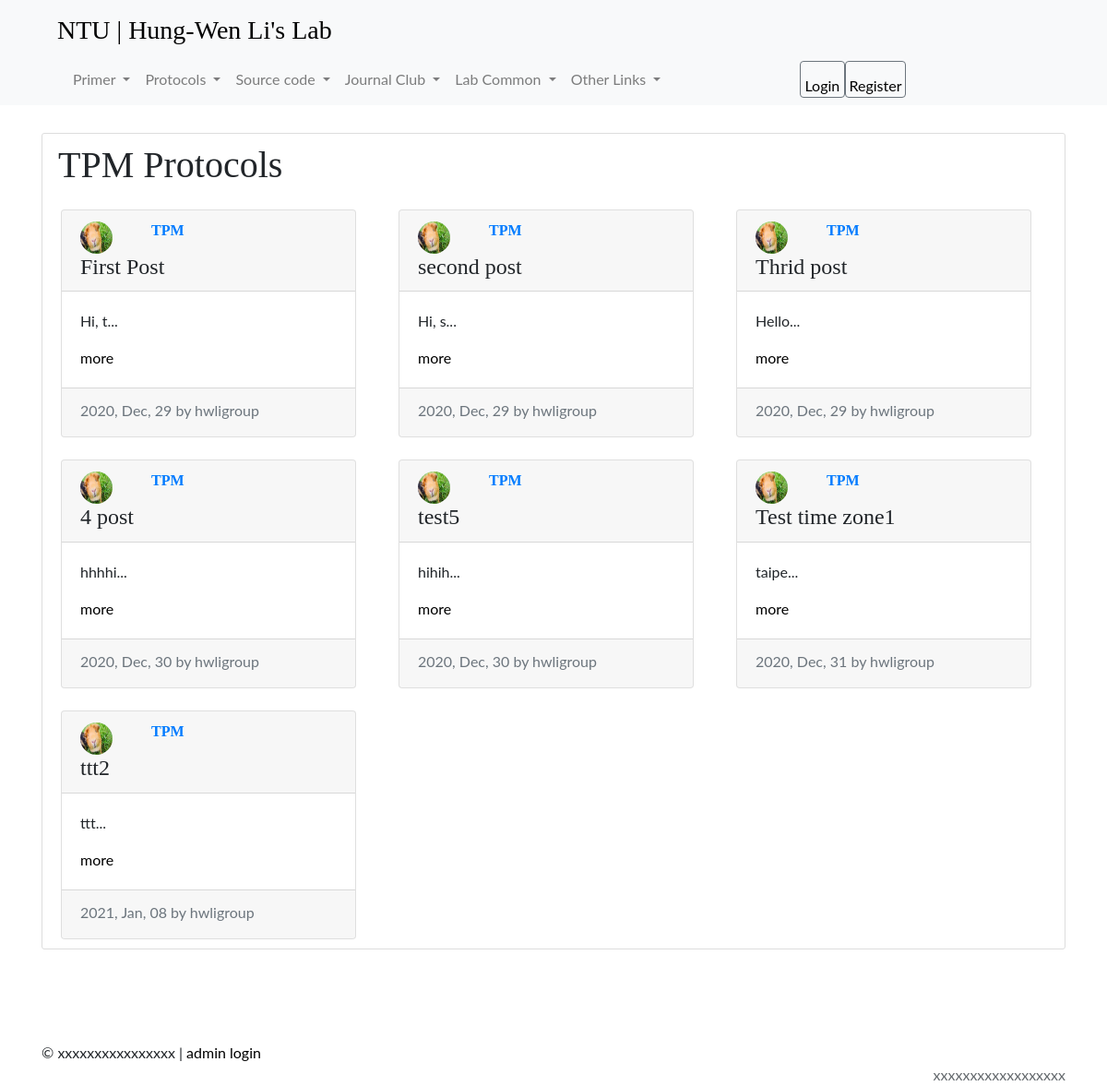
Page /protocols/TPM/ on the earlier database version.
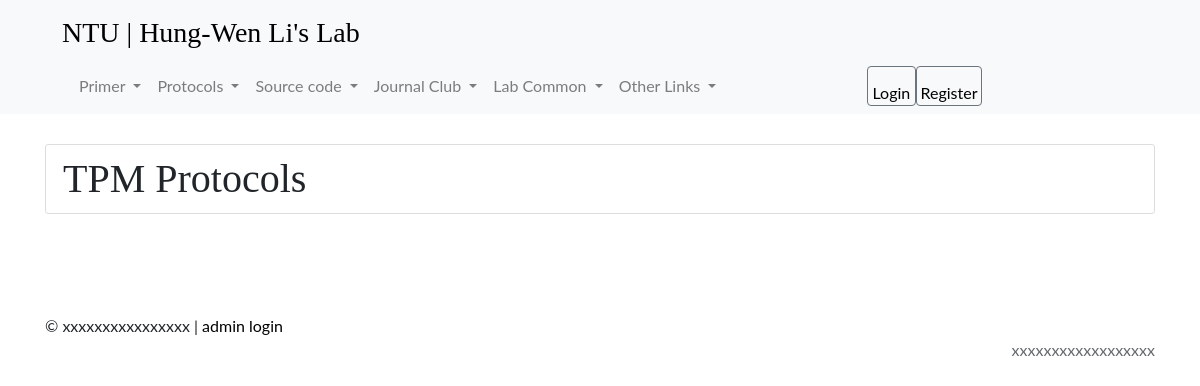
Same page on the later database version.
### posts/models.py (models this page shows, shortened)
class Post(models.Model):
    title = models.CharField(max_length=100)
    category = models.ForeignKey('Category', related_name='Project', null=True, on_delete=models.CASCADE)
    file = models.FileField(upload_to=make_file_path, blank=True)
    content = models.TextField()
    date_posted = models.DateTimeField(default=timezone.now)
    author = models.ForeignKey(User, on_delete=models.CASCADE)

class Category(models.Model):
    name = models.CharField(max_length=100)
    def __str__(self):
        return self.name

### users/models.py (models this page shows, shortened)
class Profile(models.Model):
    user = models.OneToOneField(User, on_delete=models.CASCADE)
    image = models.ImageField(default='default.jpg', upload_to='picture_pics')

### posts/views.py (the view)
# urls.py: path('protocols/TPM/', posts_views.protocols_TPM, name='protocols_TPM'),
def protocols_TPM(request):
    TPMposts = Post.objects.filter(category__name="TPM")
    context = {
        'TPMposts':TPMposts
    }
    return render(request, 'posts/protocols_TPM.html', context)

### posts/templates/posts/protocols_TPM.html
{% extends 'posts/base.html' %}
{% block content %}
<div style="margin:30px 0px 100px 0px;" class="content-section">
    <div class="row">
        <h1 class="mb-0">TPM Protocols</h1>
        {% for post in TPMposts %}
        <div class="col-lg-4">
            <div class="card mt-4" style="width: 20rem;">
                <div class="card-header">
                    <div class="row">
                        <div class="col-3">
                            <img class="rounded-circle article-img" src="{{ post.author.profile.image.url }}">
                        </div>
                        <div class="col-8">
                            <h6><strong class="d-inline-block mb-12 text-primary">{{ post.category }}</strong></h6>
                        </div>
                        <div class="col-12">
                            <h4 class="mb-0" align=justify>{{ post.title }}</h4>
                        </div>
                    </div>
                </div>
                <div class="card-body">
                  <p class="article-content">{{ post.content|slice:"0:5" }}...</p>
                  <a href="{% url 'postdetail' post.pk %}" class="stretched-link">more</a>
                </div>
                <div class="card-footer">
                    <div class="mb-1 text-muted">{{ post.date_posted|date:"Y, M, d" }} by {{ post.author }}</div>
                </div>
            </div>
        </div>
        {% endfor %}
    </div>
{% endblock  %}

### posts/templates/posts/base.html (shortened to what this page needs)
{% load static %}
<!DOCTYPE html>
<html lang="en">
  <head>
    <link href="https://cdn.jsdelivr.net/npm/bootstrap@5.0.0-beta1/dist/css/bootstrap.min.css" rel="stylesheet">
    <link rel="stylesheet" type="text/css" href="{% static 'posts/post.css' %}">
        {% load bootstrap4 %}
        {% bootstrap_css %}
  </head>
  <body>
  <nav class="navbar sticky-top navbar-expand-lg navbar-light bg-light">
    <div class="row justify-content-between" style="margin:0 0 0 30px">
      <a class="nav-link active" aria-current="page" href="{% url 'homepage' %}"><h3>NTU | Hung-Wen Li's Lab </h3>
      </a>
      <div class="col-7" style="margin:0 0 0 10px">
        <ul class="navbar-nav">
          <li class="nav-item dropdown">
            <a class="nav-link dropdown-toggle" href="#" id="navbarDropdownMenuLink" role="button" data-bs-toggle="dropdown" aria-expanded="false">
              Primer
            </a>
          </li>
          <li class="nav-item dropdown">
            <a class="nav-link dropdown-toggle" href="#" id="navbarDropdownMenuLink" role="button" data-bs-toggle="dropdown" aria-expanded="false">
              Protocols
            </a>
          </li>
          <li class="nav-item dropdown">
            <a class="nav-link dropdown-toggle" href="#" id="navbarDropdownMenuLink" role="button" data-bs-toggle="dropdown" aria-expanded="false">
              Source code
            </a>
          </li>
          <li class="nav-item dropdown">
            <a class="nav-link dropdown-toggle" href="#" id="navbarDropdownMenuLink" role="button" data-bs-toggle="dropdown" aria-expanded="false">
              Journal Club
            </a>
          </li>
          <li class="nav-item dropdown">
            <a class="nav-link dropdown-toggle" href="#" id="navbarDropdownMenuLink" role="button" data-bs-toggle="dropdown" aria-expanded="false">
              Lab Common
            </a>
          </li>
          <li class="nav-item dropdown">
            <a class="nav-link dropdown-toggle" href="#" id="navbarDropdownMenuLink" role="button" data-bs-toggle="dropdown" aria-expanded="false">
              Other Links
            </a>
          </li>
        </ul>
      </div>
      <div class="col-4">
        <ul style="margin: 0px 0px 0px 0px; class="navbar-nav flex-row ml-md-auto d-none d-md-flex">
          <div class="col bg-light text-white">
                <form class="d-inline-flex ">
                 {% if user.is_authenticated %}
                  <a class="col-md-3 btn btn-sm btn-outline-secondary" href="{% url 'postcreate' %}">Create Post</a>
                  <a class="col-md-3 btn btn-sm btn-outline-secondary" href="{% url 'categorycreate' %}">Create Category</a>
                  <a class="col-md-3 btn btn btn-outline-secondary" style="padding:14px 0 0 0px" href="{% url 'profile' %}">Profile</a>
                  <a class="col-md-3 btn btn btn-outline-secondary" style="padding:14px 0 0 0px" href="{% url 'logout' %}">Logout</a>
                  {% else %}
                  <a class="col-md-6 btn btn btn-outline-secondary" style="padding:14px 0 0 0px" href="{% url 'login' %}">Login</a>
                  <a class="col-md-8 btn btn btn-outline-secondary" style="padding:14px 0 0 0px" href="{% url 'register' %}">Register</a>
                  {% endif %}
                </form>
            </div>
        </ul>
      </div>
    </div>
  </nav>
  <main role="main" class="container">
    <div class="row justify-content-between">
      <div class="col-md-12">
        {% block content %}{% endblock %}
      </div>
    </div>
  </main>
    <div id="copyright">
    <div class="container">
      <div class="row-fluid">
        <div class="row-fluid">
          <div class="copyright-text copyright-left">
                        &copy; xxxxxxxxxxxxxxxx | <a href="/admin">admin login</a>                      </div>
          <div class="textright copyright-right">
      <div class="credits">
          xxxxxxxxxxxxxxxxxx
      </div>
          </div>
        </div>
      </div>
    </div>
  </div>
<link rel='stylesheet' id='akismet.css-css'  href='http://ha.med.jhmi.edu/wp-content/plugins/userway-accessibility-widget/assets/style.css?ver=5.5.3' type='text/css' media='all' />
  </body>
</html>

### posts/static/posts/post.css (style rules this page uses)
h1, h2, h3, h4, h5, h6 { font-family: "Playfair Display", Georgia, "Times New Roman", serif;, }
.content-section { background: #ffffff; padding: 10px 20px; border: 1px solid #dddddd; border-radius: 3px; margin-bottom: 0px; }

### posts/templates/posts/base.html (style rules this page uses)
a:link { color: black; background-color: transparent; text-decoration: none; }
body { font-family: "Lato", sans-serif; }
.credits { float: right; text-align: right; xfont-size: 12px; color: #64696d; xmargin-top: -.5em; }

Differences in the rows shown:
removed Post: author.profile.image (picture), category "TPM", title "First Post", content "Hi, t", date_posted "2020, Dec, 29", author "hwligroup"
removed Post: author.profile.image (picture), category "TPM", title "second post", content "Hi, s", date_posted "2020, Dec, 29", author "hwligroup"
removed Post: author.profile.image (picture), category "TPM", title "Thrid post", content "Hello", date_posted "2020, Dec, 29", author "hwligroup"
removed Post: author.profile.image (picture), category "TPM", title "4 post", content "hhhhi", date_posted "2020, Dec, 30", author "hwligroup"
removed Post: author.profile.image (picture), category "TPM", title "test5", content "hihih", date_posted "2020, Dec, 30", author "hwligroup"
removed Post: author.profile.image (picture), category "TPM", title "Test time zone1", content "taipe", date_posted "2020, Dec, 31", author "hwligroup"
removed Post: author.profile.image (picture), category "TPM", title "ttt2", content "ttt", date_posted "2021, Jan, 08", author "hwligroup"
